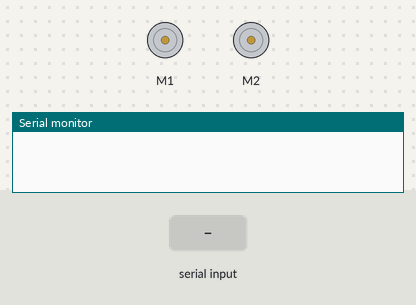
Simulated run of this sketch. Board: Arduino Uno, built with avr-gcc and run on an emulated ATmega328P. On the bench: 2 × DC motor (green arrow = forward, orange = backward, longer = faster), the last lines printed to the serial monitor. The test bench sets the inputs (shaded band).

Above: at 1.2 s.
1.3 s: "s" received over Serial
2.8 s: "a" received over Serial
At 4.0 s:
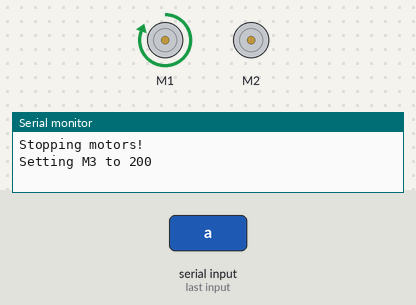
4.3 s: "d" received over Serial
At 5.2 s:
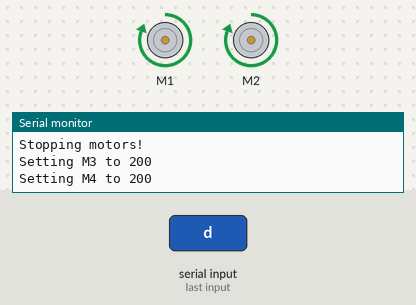
5.8 s: "z" received over Serial
At 6.3 s:
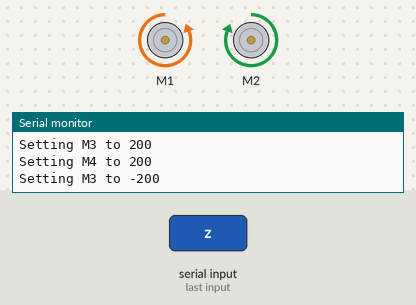
7.3 s: "c" received over Serial
At 8.5 s:
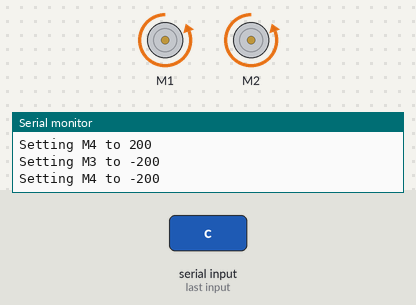
8.8 s: "a" received over Serial
At 9.8 s:
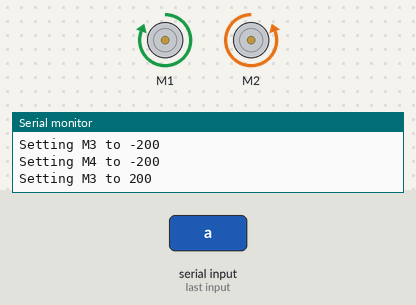
Timing chart, 0 to 11.3 s (numbered marks = the images above; inputs shaded):
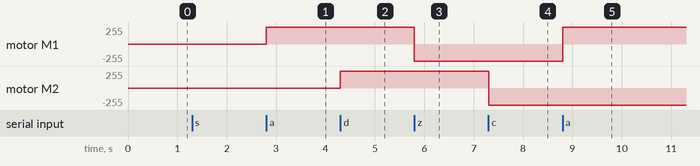

The sketch:

ControlMotors34.ino
```cpp
#include <DualVNH5019MotorShield.h>

char motorMove;

DualVNH5019MotorShield Motors; // Declare Motors

void setup() {
  Serial.begin(9600);
}

void loop() {
  if (Serial.available() >= 1) {
    motorMove = Serial.read();
      if (motorMove == 's') {
        Motors.setBrakes(400, 400);
        Serial.println("Stopping motors!");
      }
      else if(motorMove == 'a') {
        Motors.setM1Speed(400);
        Serial.println("Setting M3 to 200");
      }
      else if (motorMove == 'd') {
        Motors.setM2Speed(400);
        Serial.println("Setting M4 to 200");
      }
      else if (motorMove == 'z') {
        Motors.setM1Speed(-400);
        Serial.println("Setting M3 to -200");
      }
      else if (motorMove == 'c') {
        Motors.setM2Speed(-400);
        Serial.println("Setting M4 to -200");
      }
  }
}
```

Measured:
- after the input at 2.8 s, motor M1: stopped → forward 255/255 at once
- after the input at 4.3 s, motor M2: stopped → forward 255/255 at once
- after the input at 5.8 s, motor M1: forward 255/255 → backward 255/255 at once
- after the input at 7.3 s, motor M2: forward 255/255 → backward 255/255 at once
- after the input at 8.8 s, motor M1: backward 255/255 → forward 255/255 at once
